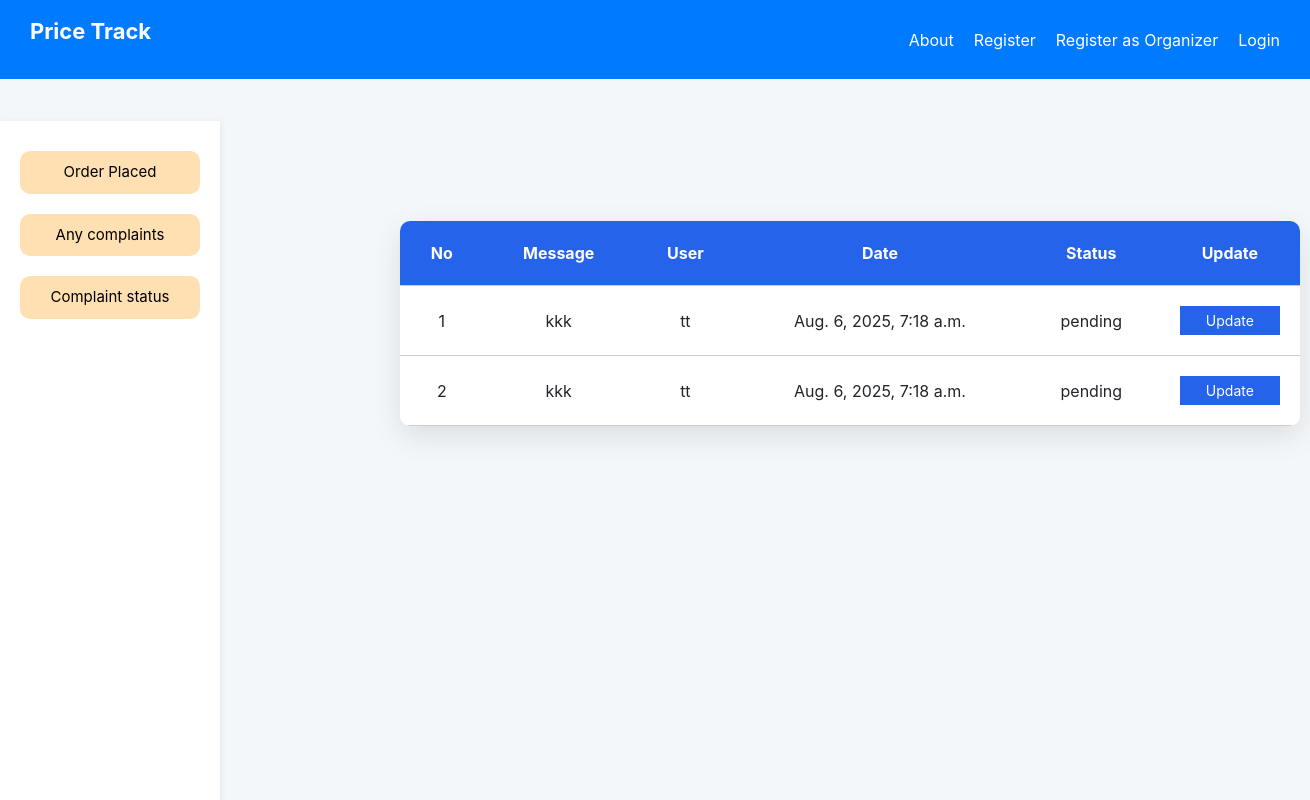
The page /product/viewComplaint on the database its author committed.
### products/models.py (models this page shows)
class Complaint(models.Model):
    CHOICES = [
        ('pending', 'Pending'),
        ('working on', 'Working on'),
        ('resolved', 'Resolved')
    ]
    userid = models.ForeignKey(Register,on_delete=models.CASCADE,null=True,related_name='user_complaint')
    description = models.TextField(max_length=200,null=True)
    status = models.CharField(max_length=20,choices=CHOICES,default='pending',null=True)
    orderdate = models.DateTimeField(auto_now_add=True)
    reason  = models.TextField(max_length=200,null=True)

### users/models.py (models this page shows)
class Register(AbstractUser):
    name=models.CharField(max_length=40,null=True)
    address=models.CharField(max_length=200,null=True)
    phone=models.IntegerField(null=True)
    approved=models.BooleanField(default=False)
    shopname=models.CharField(max_length=20,null=True)
    licensenumber=models.IntegerField(null=True)
    image=models.ImageField(upload_to='image/',null=True)
    district=models.CharField(max_length=100,null=True)
    place=models.CharField(max_length=255,null=True)
    role=models.CharField(max_length=20,default="admin")

### products/views.py (the view)
# urls.py: path('viewComplaint',views.viewComplaint,name='viewComplaint'),
def viewComplaint(request):
    complaint = Complaint.objects.filter(
    status__in=['pending', 'working on']
).order_by('-id')
    return render(request,'ViewComplaint.html',{'complaint':complaint})

### products/templates/viewComplaint.html (shortened to what this page needs)
{% load static %}
<!DOCTYPE html>
<html lang="en">
  <head>
<link href="https://cdn.jsdelivr.net/npm/bootstrap@5.3.0/dist/css/bootstrap.min.css" rel="stylesheet">
<link rel="stylesheet" href="{% static 'products/viewComplaint.css' %}">
  </head>
  <body>
    <header class="navbar">
      <p class="leftnav"><a href="/">Price Track</a></p>
      <div class="rightnav">
        {% if request.user.role == 'admin' %}
        <a href="/homepage">Home</a>
        <a href="/about">About</a>
        <a href="/logout">Logout</a>
        {% elif request.user.role == 'User' %}
        <a href="/homepage">Home</a>
        <a href="#">About</a>
        <a href="/logout">Logout</a>
        {% elif request.user.role == 'retailer' %}
        <a href="/homepage">Home</a>
        <a href="/about">About</a>
        <a href="/logout">Logout</a>
        {% else %}
        <a href="/about">About</a>
        <a href="/userregistration">Register</a>
        <a href="/shopregister">Register as Organizer</a>
        <a href="/login">Login</a>
        {% endif %}
      </div>
    </header>
        {% if request.user.role == 'admin' %}
        {% elif request.user.role == 'User' %}
        {% elif request.user.role == 'retailer' %}
        {% else %}
         <footer class="footer">
  <p>&copy; 2025 PriceCompare. All rights reserved.</p>
</footer>
        {% endif %}
  </body>
</html>
<div class="full">
  <div class="side">
    <a href="/product/orderplaced"><button>Order Placed</button></a>
    {% if not request.user.is_superuser %}
    <a href="{% url 'complaint' user.id %}"><button>Any complaints</button></a>
    <a href="/product/complaintStatus"><button>Complaint status</button></a>
    {% endif %}
  </div>
</div>
    <table>
      <tr>
          <th>No</th>
        <th>Message</th>
        <th>User</th>
        <th>Date</th>
        <th>Status</th>
        <th>Update</th>
      </tr>
      {% for fed in complaint %}
      <tr>
        <td>{{ forloop.counter }}</td>
        <td>{{ fed.description }}</td>
        <td>{{ fed.userid.username }}</td>
         <td>{{ fed.orderdate }}</td>
        <td>{{ fed.status }}</td>
        <td>
         <form id="form-{{ fed.id }}" method="post" action="{% url 'updateStatus' fed.id %}">
            <div class="customall">
            <button type="button" class="btn btn-sm btn-primary" data-bs-toggle="modal" data-bs-target="#reasonModal" data-form="{{ fed.id }}">
           Update
            </button>
            </div>
          </form>
        </td>
      </tr>
       {% empty %}
      <tr>
        <td colspan="5">No requests found.</td>
      </tr>
      {% endfor %}
    </table>

### products/static/products/viewComplaint.css (style rules this page uses)
* { margin: 0; padding: 0; font-family: -apple-system, BlinkMacSystemFont, "Segoe UI", Roboto, Oxygen, Ubuntu, Cantarell, "Open Sans", "Helvetica Neue", sans-serif; box-sizing: border-box; }
body { background-color: #f4f7fa; }
table { border-collapse: collapse; width: 90%; max-width: 900px; background: white; border-radius: 10px; overflow: hidden; box-shadow: 0 10px 30px rgba(0, 0, 0, 0.1); margin-left: 400px; margin-top: 100px; }
th, td { padding: 20px; text-align: center; border-bottom: 1px solid #ccc; }
th { background-color: #2563eb; color: white; }
.customall { display: flex; flex-direction: column; background-color: #2563eb; }
.customall select,input,button { padding: 5px; }
.customall button { background-color: #2563eb; color: white; border: none; }
.full { display: flex; margin-top: 70px; }
.side { background-color: #ffffff; width: 220px; padding: 30px 20px; display: flex; flex-direction: column; gap: 20px; box-shadow: 2px 0 5px rgba(0, 0, 0, 0.05); position: fixed; height: calc(100vh - 0px); overflow-y: auto; }
.side a { text-decoration: none; }
.side button { width: 100%; padding: 10px; background-color: #ffe0b2; border: none; border-radius: 10px; font-size: 15px; cursor: pointer; transition: background-color 0.2s ease-in-out; }
.navbar { background-color: #007bff; padding: 15px 30px; display: flex; justify-content: space-between; align-items: center; position: fixed; top: 0; left: 0; right: 0; z-index: 1000; }
.leftnav a { color: white; font-size: 22px; font-weight: bold; text-decoration: none; }
.rightnav { display: flex; align-items: center; gap: 20px; }
.rightnav a { text-decoration: none; color: white; font-size: 16px; transition: 0.3s ease; }
.footer { background-color: #343a40; color: #ffffff; text-align: center; padding: 15px 0; font-size: 14px; position: relative; width: 100%; }
.footer p { margin: 0; }

### rows shown on the page
Complaint: description "kkk", userid.username "tt", orderdate "Aug. 6, 2025, 7:18 a.m.", status "pending"
Complaint: description "kkk", userid.username "tt", orderdate "Aug. 6, 2025, 7:18 a.m.", status "pending"
